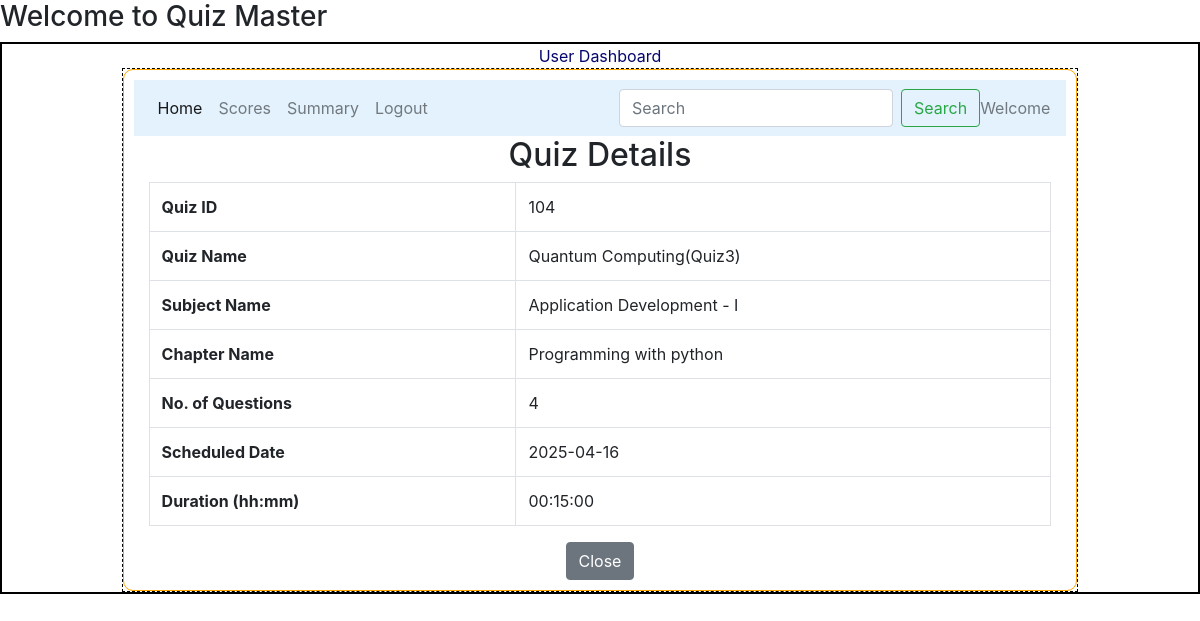
The page /view_quiz/104 on the database its author committed.
### models/model1.py (models this page shows)
class Quiz(db.Model):
    __tablename__="quiz"
    id=db.Column(db.Integer,primary_key=True,autoincrement=True)
    chapter_id=db.Column(db.Integer,db.ForeignKey("chapter.id"),nullable=False)
    quiz_name=db.Column(db.String,nullable=False)
    date_of_quiz=db.Column(db.Date,nullable=False)
    time_duration=db.Column(db.Time,nullable=False)
    remarks=db.Column(db.String,nullable=False)
    questions=db.relationship("Questions",cascade="all,delete",backref="quiz",lazy=True)

class Subject(db.Model):
    __tablename__="subject"
    id=db.Column(db.Integer,primary_key=True)
    name=db.Column(db.String,nullable=False)
    description=db.Column(db.String,nullable=False)
    user_id = db.Column(db.Integer, db.ForeignKey("user_info.id"), nullable=False)
    chapters=db.relationship("Chapter",cascade="all,delete",backref="subject",lazy=True)

class Chapter(db.Model):
    __tablename__="chapter"
    id=db.Column(db.Integer,primary_key=True)
    name=db.Column(db.String,nullable=False)
    description=db.Column(db.String,nullable=False)
    subject_id = db.Column(db.Integer, db.ForeignKey("subject.id"), nullable=False)
    quizes=db.relationship("Quiz",cascade="all,delete",backref="chapter",lazy=True)

### controllers/routes.py (the view)
@app.route('/view_quiz/<int:quiz_id>')
def view_quiz(quiz_id):
    quiz=Quiz.query.get_or_404(quiz_id)
    user_id=session.get("user_id")
    return render_template('view_quiz.html',quiz=quiz,quiz_id=quiz_id,user_id=user_id)

### templates/view_quiz.html
{% extends "user_layout.html" %}
{% block content %}
<div class="container">
    <h2 class="text-center">Quiz Details</h2>
    <table class="table table-bordered">
        <tr>
            <th>Quiz ID</th>
            <td>{{ quiz.id }}</td>
        </tr>
        <tr>
            <th>Quiz Name</th>
            <td>{{ quiz.quiz_name }}</td>
        </tr>
        <tr>
            <th>Subject Name</th>
            <td>{{ quiz.chapter.subject.name }}</td>
        </tr>
        <tr>
            <th>Chapter Name</th>
            <td>{{ quiz.chapter.name }}</td>
        </tr>
        <tr>
            <th>No. of Questions</th>
            <td>{{ quiz.questions|length }}</td>
        </tr>
        <tr>
            <th>Scheduled Date</th>
            <td>{{ quiz.date_of_quiz }}</td>
        </tr>
        <tr>
            <th>Duration (hh:mm)</th>
            <td>{{ quiz.time_duration }}</td>
        </tr>
    </table>
    <div class="text-center">
        <a href="{{ url_for('user_dashboard') }}" class="btn btn-secondary">Close</a>
    </div>
</div>
{% endblock %}

### static/main.css (style rules this page uses)
* { margin:0px; }

### rows shown on the page
Quiz: id "104", quiz_name "Quantum Computing(Quiz3)", date_of_quiz "2025-04-16", time_duration "00:15:00"
Subject: chapter.subject.name "Application Development - I"
Chapter: chapter.name "Programming with python"

### other values the page prints
{{ quiz.questions|length }} "4"
